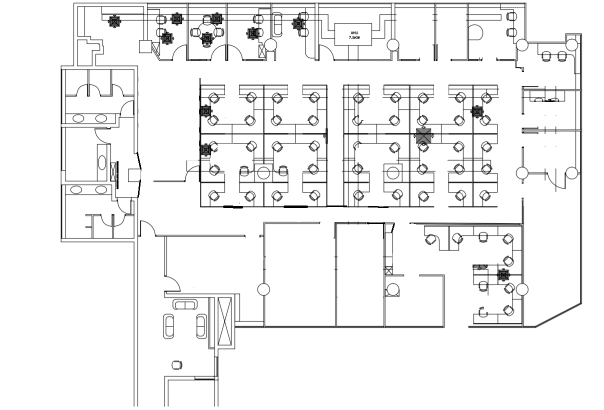
%> input picture office_map.png, 1208 x 819 px (shown at 1/2 size)
$ octave A_Star_Algorithm_office.m   (GNU Octave 9; MATLAB toolbox functions it lacks are replaced by stand-ins)
%> lines starting %> are read from the running program, lines starting %| are printed output that depends on the picture; in (x1, y1, x2, y2) boxes, pixels count from 0 and x2, y2 are one past the last pixel; in counts of white or black regions, pixels touching at a corner belong together; the program's own positions count from 1
I = imread('office_map.png');
%> I is the input picture: size 819x1208x3 uint8; min 0, max 255, mean 240.6
I = rgb2gray(I);
%> I: size 819x1208 uint8
I = im2bw(I,0.5);
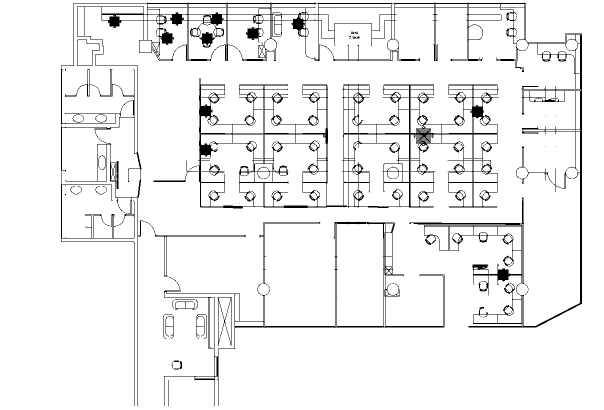
%> I: size 819x1208 logical (shown at 1/2 size); 94.1% white; 58 black regions (33 under 20 px), largest, box (x1, y1, x2, y2) and area: (122, 5, 1164, 813) 24826, (307, 156, 998, 417) 20627, (328, 443, 889, 813) 5150
I = ~I;
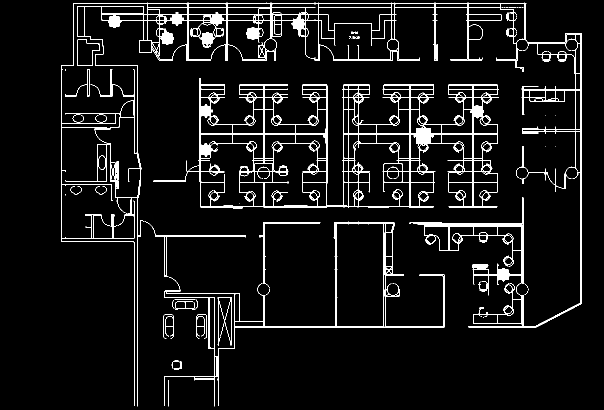
%> I: size 819x1208 logical (shown at 1/2 size); 5.9% white; 58 white regions (33 under 20 px), largest, box (x1, y1, x2, y2) and area: (122, 5, 1164, 813) 24826, (307, 156, 998, 417) 20627, (328, 443, 889, 813) 5150
I=~imdilate(I,strel('square',10));
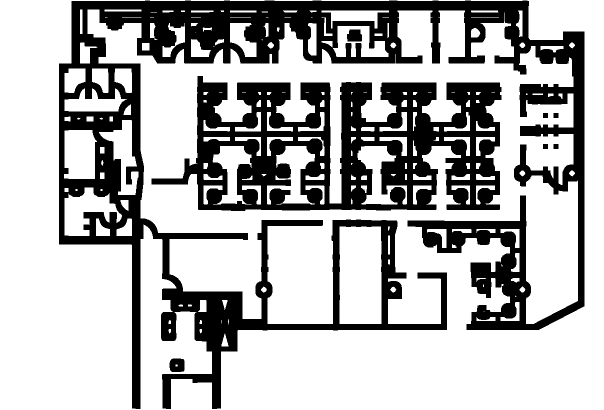
%> I: size 819x1208 logical (shown at 1/2 size); 69.3% white; 8 black regions, largest, box (x1, y1, x2, y2) and area: (118, 1, 1169, 818) 199636, (303, 152, 1003, 422) 102789, (339, 717, 369, 744) 738
I = imresize(I,0.4);
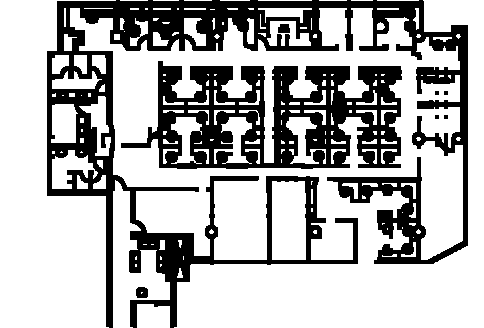
%> I: size 328x484 logical; 69.5% white; 8 black regions (4 under 20 px), largest, box (x1, y1, x2, y2) and area: (47, 0, 468, 328) 31646, (121, 61, 402, 169) 16568, (136, 287, 148, 298) 119, (278, 24, 290, 33) 98
imshow(I)

[rows,cols] = size(I);
%> rows = 328; cols = 484

start_coords = [200,330];
dist_coords = [34,100];

map = I;

% set up color map for display
% 1 - white - clear cell
% 2 - black - obstacle
% 3 - red = visited
% 4 - blue  - on list
% 5 - green - start
% 6 - yellow - destination

cmap = [1 1 1; ...
        0 0 0; ...
        1 0 0; ...
        0 0 1; ...
        0 1 0; ...
        1 1 0; ...
        0.5 0.5 0.5];

colormap(cmap);

display_map = zeros(rows,cols);

display_map(map) = 1; %representing open spaces
display_map(~map) = 2; %representing closed spaces

start_c = sub2ind(size(map),start_coords(1),start_coords(2));
%> start_c = 108112
dist_c = sub2ind(size(map),dist_coords(1),dist_coords(2));
%> dist_c = 32506

display_map(start_c) = 5;
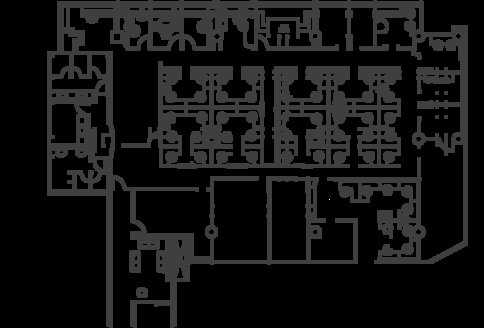
%> display_map: size 328x484 double; min 1, max 5, mean 1.31; drawn with min black and max white
display_map(dist_c) = 6;
%> display_map: size 328x484 double; under 0.01% of pixels changed, all inside (x1, y1, x2, y2) = (99, 33, 100, 34)

show_map = true;

%important viariables
current = start_c; %keeps tract of the current coordinate
%> current = 108112
distanceFromStart = Inf(rows,cols); %matrix keeps track of distances from start
distanceFromStart(current) = 0; %start coordinate distance from itself
%> distanceFromStart: size 328x484 double; 100% of the values are NaN or infinite; the others: min 0, max 0, mean 0
parent = zeros(rows,cols);

%Defining Heuristic
[X,Y] = meshgrid(1:rows,1:cols);
H = (abs((X-dist_coords(1)).^2) + abs((Y-dist_coords(2)).^2))';

%cost arrays
g = Inf(rows,cols);
f = Inf(rows,cols);

g(start_c) = 0;
f(start_c) = H(start_c);
%> f: size 328x484 double; 100% of the values are NaN or infinite; the others: min 80456, max 80456, mean 80456

%> (the run ends here)
